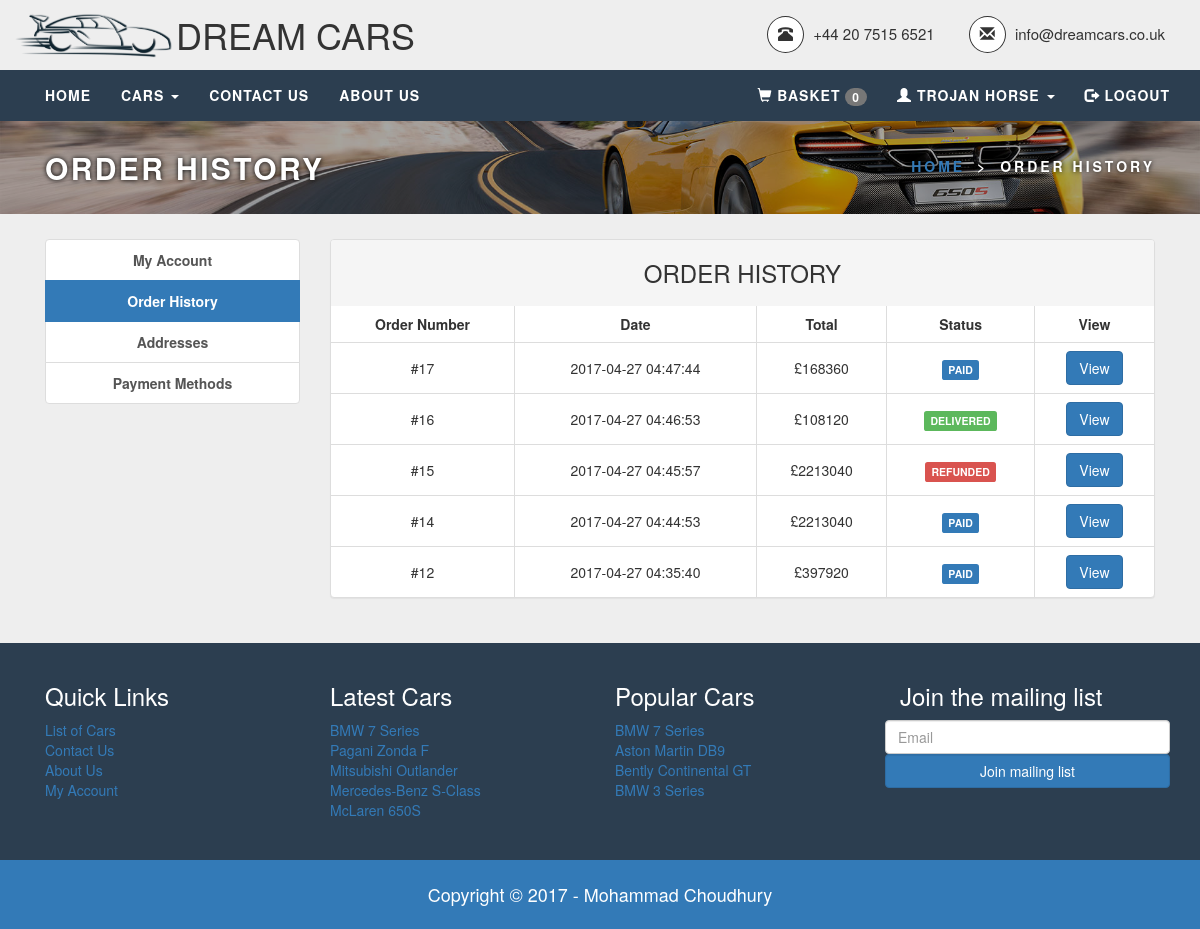
The app's page /order_history.php (signed in) with its own data.
### tables this page shows
CREATE TABLE IF NOT EXISTS `tbl_order` (
  `order_id` int(11) NOT NULL AUTO_INCREMENT,
  `customer_id` int(11) NOT NULL,
  `address_id` int(11) NOT NULL,
  `card_id` int(11) DEFAULT '0',
  `order_date` timestamp NULL DEFAULT CURRENT_TIMESTAMP,
  `status` enum('PAID','DELIVERED','REFUNDED') DEFAULT 'PAID',
  `subtotal` int(11) NOT NULL,
  `total` int(11) NOT NULL,
  PRIMARY KEY (`order_id`),
  KEY `fk_tbl_order_tbl_customer1_idx` (`customer_id`),
  KEY `address_id` (`address_id`),
  KEY `card_id` (`card_id`)
);

CREATE TABLE IF NOT EXISTS `tbl_car` (
  `car_id` int(11) NOT NULL AUTO_INCREMENT,
  `make_id` int(11) NOT NULL,
  `model` varchar(45) DEFAULT NULL,
  `description` text NOT NULL,
  `image_url` varchar(45) DEFAULT NULL,
  `price` decimal(9,2) DEFAULT NULL,
  `stock` tinyint(2) NOT NULL,
  `body_shape` enum('Convertible','Coupe','Hatchback','Saloon','SUV') DEFAULT NULL,
  `top_speed` smallint(3) DEFAULT NULL,
  `horse_power` smallint(4) DEFAULT NULL,
  `torque` smallint(4) DEFAULT NULL,
  `transmission` enum('Automatic','Manual','Semi-Automatic') DEFAULT NULL,
  `fuel_type` enum('Diesel','Electric','Petrol') DEFAULT NULL,
  `doors` tinyint(1) DEFAULT NULL,
  `emissions` smallint(3) DEFAULT NULL,
  `air_conditioning` tinyint(1) DEFAULT '0',
  `antilock_braking_system` tinyint(1) DEFAULT '0',
  `automatic_headlamps` tinyint(1) DEFAULT '0',
  `brake_assist` tinyint(1) DEFAULT '0',
  `cd_player` tinyint(1) DEFAULT '0',
  `central_locking` tinyint(1) DEFAULT '0',
  `crash_sensor` tinyint(1) DEFAULT '0',
  `driver_airbag` tinyint(1) DEFAULT '0',
  `engine_check_warning` tinyint(1) DEFAULT '0',
  `leather_seats` tinyint(1) DEFAULT '0',
  `passenger_airbag` tinyint(1) DEFAULT '0',
  `power_door_locks` tinyint(1) DEFAULT '0',
  `power_steering` tinyint(1) DEFAULT '0',
  `power_windows` tinyint(1) DEFAULT '0',
  `engine_type` varchar(45) DEFAULT NULL,
  `fuel_capacity` tinyint(2) DEFAULT NULL,
  `seating_capacity` tinyint(1) DEFAULT NULL,
  `no_of_cylinders` tinyint(2) DEFAULT NULL,
  PRIMARY KEY (`car_id`),
  KEY `fk_tbl_car_tbl_make1_idx` (`make_id`)
);

CREATE TABLE IF NOT EXISTS `tbl_make` (
  `make_id` int(11) NOT NULL AUTO_INCREMENT,
  `make_name` varchar(45) DEFAULT NULL,
  PRIMARY KEY (`make_id`)
);

### order_history.php (the view, shortened to what this page needs)
<!DOCTYPE html>
<html>
<head>
	<link type="text/css" rel="stylesheet" href="css/bootstrap.min.css">
	<link rel="stylesheet" type="text/css" href="css/style.css">
</head>
<body>
	<?php include 'header.php'; ?>
	<div id="banner">
		<div class="container-fluid">
			<div class="row">
				<div class="col-md-7">
					<h1>Order History</h1>
				</div>
				<div class="col-md-5">
					<ul class="breadcrumb">
						<li><a href="index.php">Home</a>
						</li>
						<li>Order History</li>
					</ul>
				</div>
			</div>
		</div>
	</div>
	<section class="gray-bg text-center">
		<div class="container">
			<div class="col-md-3">
				<div class="list-group" style="font-weight: bold;">
					<a href="my_account.php" class="list-group-item">My Account</a>
					<a href="order_history.php" class="list-group-item active">Order History</a>
					<a href="addresses.php" class="list-group-item">Addresses</a>
					<a href="payment_methods.php" class="list-group-item">Payment Methods</a>
				</div>
			</div>
			<div class="col-md-9">
				<div class="panel-group">
					<div class="panel panel-default">
						<?php
						$sql = "SELECT * FROM tbl_order WHERE customer_id = ? ORDER BY order_date DESC";
						$stmt = $mysqli->prepare($sql);
						$stmt->bind_param("i", $_SESSION['user']['c_id']);
						$stmt->execute();
						$result = $stmt->get_result();
						if ($result->num_rows == 0):
							?>
						<div class="panel-heading">
							<h3 class="text-uppercase">No previous orders</h3>
						</div>
						<?php
						else:
							?>
						<div class="panel-heading">
							<h3 class="text-uppercase">Order History</h3>
						</div>
						<div class="table-responsive">
							<table class="table table-bordered table-hover">
								<thead>
									<tr>
										<th>Order Number</th>
										<th>Date</th>
										<th>Total</th>
										<th>Status</th>
										<th>View</th>
									</tr>
								</thead>
								<tbody>
									<?php
									while ($row = $result->fetch_assoc()):
										?>
									<tr>
										<td>#<?=$row['order_id']?></td>
										<td><?=$row['order_date']?></td>
										<td>&pound;<?=$row['total']?></td>
										<?php
										$color = 'primary';
										switch ($row['status']) {
											case 'DELIVERED':
											$color = 'success';
											break;
											case 'REFUNDED':
											$color = 'danger';
											break;
										}
										?>
										<td><span class="label label-<?=$color?>"><?=$row['status']?></span></td>
										<td><button type="button" class="btn btn-primary" onclick="getOrderDetails(<?=$row['order_id']?>);" id="view_<?=$row['order_id']?>">View</button></td>
									</tr>
								<?php endwhile; ?>
							</tbody>
						</table>
					</div>
				<?php endif;?>
			</div>
		</div>
	</div>
</section>
<?php include 'footer.php'; ?>
</body>
</html>

### footer.php (shortened to what this page needs)
<footer class="dark-blue-bg">
	<div class="container">
		<div class="col-xs-4 col-sm-3">
			<h3>Quick Links</h3>
			<ul>
				<li><a href="#">List of Cars</a></li>
				<li><a href="#">Contact Us</a></li>
				<li><a href="#">About Us</a></li>
				<li><a href="#">My Account</a></li>
			</ul>
		</div>
		<div class="col-xs-4 col-sm-3">
			<h3>Latest Cars</h3>
			<ul>
				<?php
				include_once 'config.inc.php';
				$sql = "SELECT * FROM tbl_car c, tbl_make m WHERE c.make_id = m.make_id ORDER BY car_id DESC LIMIT 5";
				$stmtf = $mysqli->prepare($sql);
				$stmtf->execute();
				$result = $stmtf->get_result();
				while ($latest = $result->fetch_assoc()):?>
				<li><a href="car_details.php?id=<?=$latest['car_id']?>"><?=$latest['make_name']." ".$latest['model']?></a></li>
				<?php endwhile; ?>
			</ul>
		</div>
		<div class="col-xs-4 col-sm-3">
			<h3>Popular Cars</h3>
			<ul>
				<?php
				include_once 'config.inc.php';
				$sql = "SELECT c.car_id, make_name, model, SUM(quantity) AS total FROM tbl_car c, tbl_make m, tbl_order_details o WHERE c.make_id = m.make_id AND c.car_id = o.car_id GROUP BY c.car_id ORDER BY total DESC LIMIT 5";
				$stmtf = $mysqli->prepare($sql);
				$stmtf->execute();
				$result = $stmtf->get_result();
				while ($latest = $result->fetch_assoc()):?>
				<li><a href="car_details.php?id=<?=$latest['car_id']?>"><?=$latest['make_name']." ".$latest['model']?></a></li>
				<?php endwhile; ?>
			</ul>
		</div>
		<div class="col-sm-3">
			<h3>Join the mailing list</h3>
			<div class="row">
				<input type="email" class="form-control" placeholder="Email" id="mail_list">
				<button class="btn btn-primary form-control" type="button" onclick="joinMailList();">Join mailing list </button>
			</div>
		</div>
	</div>
	<div class="text-center bg-primary" style="padding: 15px 0; margin-top: 30px;">
		<h4>Copyright &copy; 2017 - Mohammad Choudhury</h4>
	</div>
</footer>

### css/style.css (style rules this page uses)
.gray-bg { background-color: #eee; }
.dark-blue-bg { background-color: #2c3e50; color: white; }
#banner { background: url('../img/McLaren-650S-Banner.jpg') no-repeat; background-position: center; background-size: cover; color: white; text-shadow: 0px 0px 5px black; }
#banner .container-fluid { padding: 30px 45px; background: rgba(0, 0, 0, 0.35); }
#banner h1 { margin: 0px; color:inherit; text-transform:uppercase; font-size:30px; font-weight:700; letter-spacing:.08em }
.breadcrumb { margin: 0px; padding: 5px 0px; background-color: transparent; text-align: right; text-transform: uppercase; letter-spacing: 3px; }
.breadcrumb li { color: inherit; font-weight: 900; }
.breadcrumb > li + li::before { content: "> "; color: inherit; }
section { padding: 25px 0px; }
.panel h3 { margin-top: 10px; }

### order_history.php (style rules this page uses)
td, th { vertical-align: middle !important; text-align: center; }

### footer.php (style rules this page uses)
footer { padding-top: 20px; }
footer ul { list-style: none; padding-left: 0; }

### records on screen
tbl_order: order_id "17", order_date "2017-04-27 04:47:44", total "168360", status "PAID"
tbl_order: order_id "16", order_date "2017-04-27 04:46:53", total "108120", status "DELIVERED"
tbl_order: order_id "15", order_date "2017-04-27 04:45:57", total "2213040", status "REFUNDED"
tbl_order: order_id "14", order_date "2017-04-27 04:44:53", total "2213040", status "PAID"
tbl_order: order_id "12", order_date "2017-04-27 04:35:40", total "397920", status "PAID"
tbl_car: make.make_name "BMW", model "7 Series"
tbl_car: make.make_name "Pagani", model "Zonda F"
tbl_car: make.make_name "Mitsubishi", model "Outlander"
tbl_car: make.make_name "Mercedes-Benz", model "S-Class"
tbl_car: make.make_name "McLaren", model "650S"
tbl_car: make.make_name "Aston Martin", model "DB9"
tbl_car: make.make_name "Bently", model "Continental GT"
tbl_car: make.make_name "BMW", model "3 Series"

### other values on screen
$_SESSION['user']['name'] "TROJAN HORSE"
